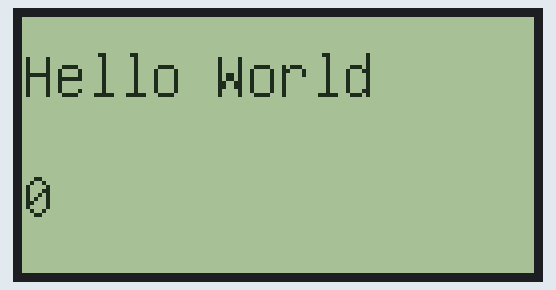
Recording of a sketch running on a simulated Arduino Uno, built with avr-gcc and run on an emulated ATmega328P. Parts: 128×64 one-colour display.

Above: at 0.2 s.
At 4.8 s:
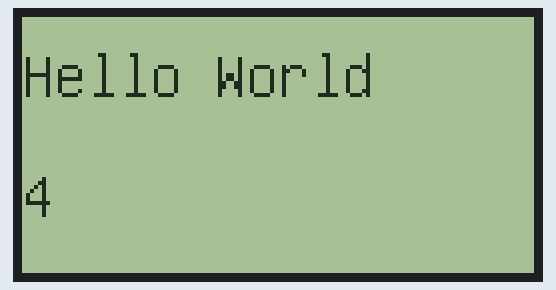
At 10.5 s:
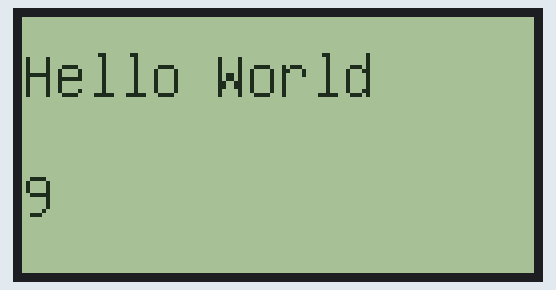
At 19.7 s:
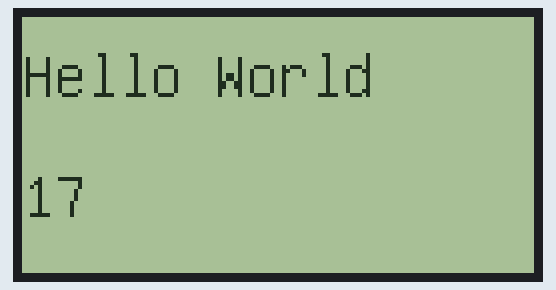
At 28.9 s:
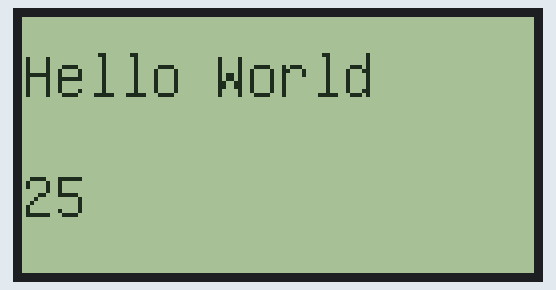
At 38.1 s:
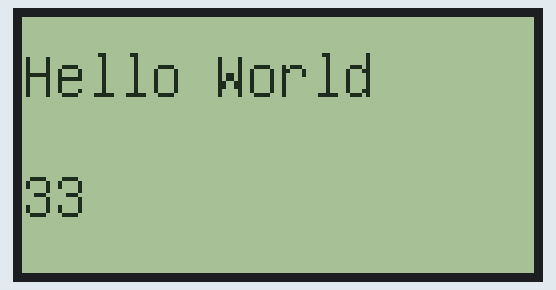

The sketch:

ST7920_LCD_example.ino
```cpp
#include "U8glib.h"


//**************************************************
// Change this constructor to match your display!!!
// Corresponding pins on 12864ZW: E, R/W, RS
// Expected parameters for this ctor: Clock (sck), Data-In (mosi), Chip-Select (cs)
// See details: https://github.com/olikraus/u8glib/wiki/tdisplaysetup
// And:         https://github.com/olikraus/u8glib/wiki/device#st7920-128x64
U8GLIB_ST7920_128X64 u8g(8, 9, 10, U8G_PIN_NONE);
//**************************************************

int counter = 0;

void setup() {
  u8g.setFont(u8g_font_unifont);
  u8g.setColorIndex(1); // Instructs the display to draw with a pixel on.
}

void loop() {

  u8g.firstPage();
  do {
    draw();
  } while( u8g.nextPage() );

  // since some time is spent on updating LCD,
  // display counter will be slightly slower than 1 sec
  counter++;
  delay(1000);
}

void draw(){
  u8g.drawStr( 0, 20, "Hello World");
  u8g.drawStr( 0, 50, String(counter).c_str());
}
```

Measured:
- what the display in image 0 shows lasts 1.2 s, from 0.1 s to 1.3 s
- what the display in image 2 shows lasts 1.2 s, from 10.4 s to 11.6 s
